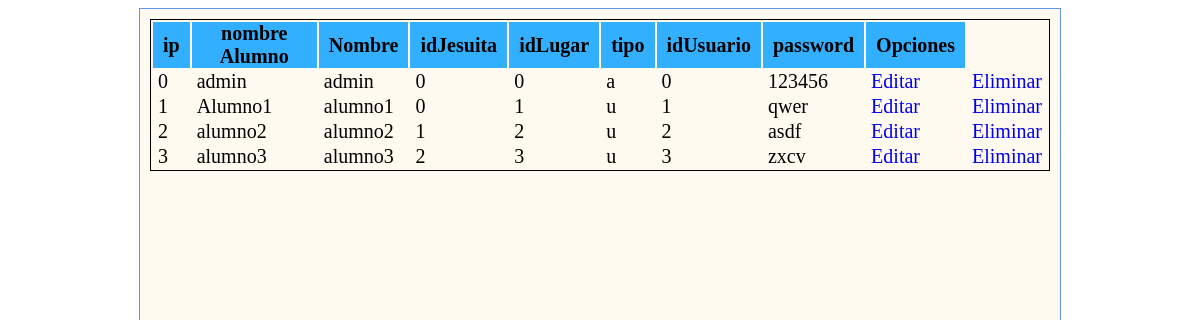
/listUsers.php, run on the app's committed database.
### tables this page shows
CREATE TABLE Maquina(
	ip CHAR(15) NOT NULL PRIMARY KEY,
	nombreAlumno VARCHAR(50) NULL,
	Nombre VARCHAR(20) NOT NULL,
	idJesuita TINYINT UNSIGNED NULL,
	idLugar TiNYINT UNSIGNED NULL,
	tipo CHAR (2) NOT NULL,
	idUsuario SMALLINT NOT NULL,
	password varchar(250) NOT NULL,
	CONSTRAINT FK_MaquinaJesuita1 FOREIGN KEY (idLugar) REFERENCES Lugar(idLugar),
	CONSTRAINT FK_MaquinaJesuita2 FOREIGN KEY (idJesuita) REFERENCES Jesuita(idJesuita)
);

### clasephp.php (called while the page is built, shortened)
<?php
    class clasephp
    {
        public $mysqli;
        public $resultado;
        function __construct()
        {
            $this->mysqli = new mysqli(servidor, usuario, password, basedatos);
        }
        function realizarConsultas($sql)
        {
            $this->resultado = $this->mysqli->query($sql);
        }
        function extraerFilas(){
            return $this->resultado->fetch_array();
        }
    }
?>

### listUsers.php (the view, shortened to what this page needs)
<!DOCTYPE html>
<html lang="en">
<head>
    <link rel="stylesheet" href="style.css">
</head>
<body>
    <?php
    require_once 'clasephp.php';
    $objeto=new clasephp();
    $sql="SELECT * FROM maquina";
    $objeto->realizarConsultas($sql);
    ?>
    <div id="general">
        <table>
            <thead>
                <tr>
                    <th>ip</th>
                    <th>nombre Alumno</th>
                    <th>Nombre</th>
                    <th>idJesuita</th>
                    <th>idLugar</th>
                    <th>tipo</th>
                    <th>idUsuario</th>
                    <th>password</th>
                    <th>Opciones</th>
                </tr>
            </thead>
            <tbody>
            <?php
            while($fila=$objeto->extraerFilas()){
                ?>
                    <tr>
                        <td><?php echo $fila['ip'] ?></td>
                        <td><?php echo $fila['nombreAlumno'] ?></td>
                        <td><?php echo $fila['Nombre'] ?></td>
                        <td><?php echo $fila['idJesuita'] ?></td>
                        <td><?php echo $fila['idLugar'] ?></td>
                        <td><?php echo $fila['tipo'] ?></td>
                        <td><?php echo $fila['idUsuario'] ?></td>
                        <td><?php echo $fila['password'] ?></td>
                        <td><a href="editUser.php?ip=<?php echo $fila['ip']?>">Editar</a></td>
                        <td><a href="deleteUser.php?ip=<?php echo $fila['ip']?>">Eliminar</a></td>
                    </tr>
                <?php
            }
            ?>
            </tbody>
        </table>
    </div>
</body>
</html>

### style.css (style rules this page uses)
html { font-size: 20px; }
#general { background-color: floralwhite; width: 900px; margin: 0 auto; border: 1px solid cornflowerblue; padding: 10px; text-align: center; min-height: 878px; }
table { border: 1px solid black; text-align: left; margin-left: auto; margin-right: auto; }
th { text-align: center; background-color: #33AFFF; padding: 0px 10px; }
td { padding: 0px 5px; }
a { text-decoration: none; }

### data on the page
maquina: ip "0", nombreAlumno "admin", Nombre "admin", idJesuita "0", idLugar "0", tipo "a", idUsuario "0", password "123456"
maquina: ip "1", nombreAlumno "Alumno1", Nombre "alumno1", idJesuita "0", idLugar "1", tipo "u", idUsuario "1", password "qwer"
maquina: ip "2", nombreAlumno "alumno2", Nombre "alumno2", idJesuita "1", idLugar "2", tipo "u", idUsuario "2", password "asdf"
maquina: ip "3", nombreAlumno "alumno3", Nombre "alumno3", idJesuita "2", idLugar "3", tipo "u", idUsuario "3", password "zxcv"
